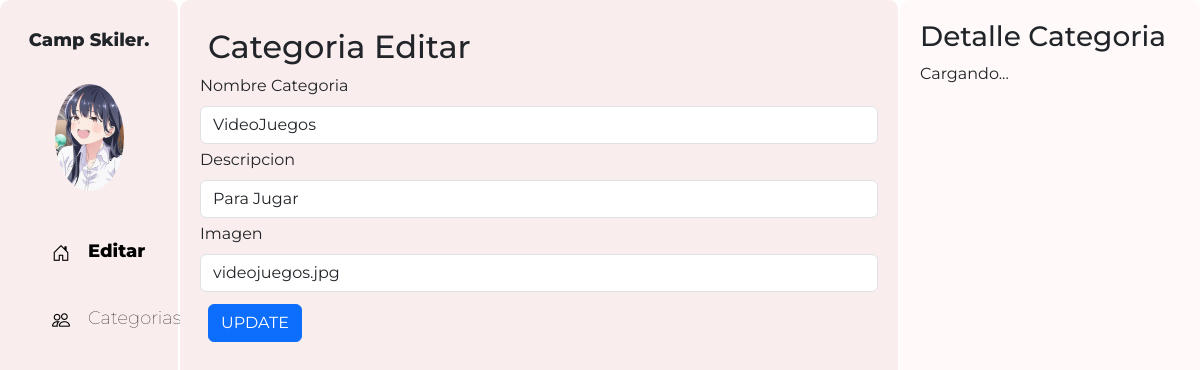
The page /CategoriasCrud/editarCategoria.php?Categoria_Id=7 on the database its author committed.
### tables this page shows
CREATE TABLE Categoria(
    Categoria_Id INTEGER PRIMARY KEY AUTO_INCREMENT,
    Categoria_Nombre VARCHAR(255) NOT NULL,
    Descripcion VARCHAR(255) NOT NULL,
    Imagen LONGBLOB NOT NULL

);

### Config/config.php (called while the page is built, shortened)
<?php
    class Categoria{
        private $Categoria_Id;
        protected $dbCnx;
        public function __construct($Categoria_Id = 0, $Categoria_Nombre = "", $Descripcion = "", $Imagen = "")
        {
            $this->Categoria_Id = $Categoria_Id;
            $this->dbCnx = new PDO(DB_TYPE.":host=".DB_HOST.";dbname=".DB_NAME, DB_USER, DB_PWD, [PDO::ATTR_DEFAULT_FETCH_MODE => PDO::FETCH_ASSOC]);
        }
        public function setCategoria_Id($Categoria_Id)
        {
            $this->Categoria_Id = $Categoria_Id;
        }
        public function selectOneCategoria()
        {
            try {
                $stm = $this-> dbCnx -> prepare("SELECT * FROM Categoria WHERE Categoria_Id=?");
                $stm -> execute([$this->Categoria_Id]);
                return $stm->fetchAll();
            } catch (Exception $e) {
                return $e->getMessage();
            }
        }
    }
?>

### CategoriasCrud/editarCategoria.php (the view, shortened to what this page needs)
<?php
require_once("../Config/config.php");
$datos = new Categoria();
$Categoria_Id = $_GET["Categoria_Id"];
$datos->setCategoria_Id($Categoria_Id);
$record = $datos->selectOneCategoria();
$val = $record[0];
?>
<!DOCTYPE html>
<html>
<head>
  <link rel="stylesheet" href="https://cdn.jsdelivr.net/npm/bootstrap-icons@1.10.5/font/bootstrap-icons.css">
  <link href="https://cdn.jsdelivr.net/npm/bootstrap@5.3.0-alpha3/dist/css/bootstrap.min.css" rel="stylesheet"
>
  <link rel="stylesheet" type="text/css" href="../css/estudiantes.css">
</head>
<body>
  <div class="contenedor">
    <div class="parte-izquierda">
      <div class="perfil">
        <h3 style="margin-bottom: 2rem;">Camp Skiler.</h3>
        <img src="../images/ana.png" alt="" class="imagenPerfil">
      </div>
      <div class="menus">
        <a href="#" style="display: flex;gap:2px;">
          <i class="bi bi-house-door"> </i>
          <h3 style="margin: 0px;font-weight: 800;">Editar</h3>
        </a>
        <a href="#" style="display: flex;gap:2px;">
          <i class="bi bi-people"></i>
          <h3 style="margin: 0px;">Categorias</h3>
        </a>
      </div>
    </div>
    <div class="parte-media">
        <h2 class="m-2">Categoria Editar</h2>
      <div class="menuTabla contenedor2">
      <form class="col d-flex flex-wrap" action=""  method="post">
              <div class="mb-1 col-12">
                <label for="Categoria_Nombre" class="form-label">Nombre Categoria</label>
                <input
                  type="text"
                  id="Categoria_Nombre"
                  name="Categoria_Nombre"
                  class="form-control"
                  value="<?php echo $val["Categoria_Nombre"];?>"
                />
              </div>
              <div class="mb-1 col-12">
                <label for="direccion" class="form-label">Descripcion</label>
                <input
                  type="text"
                  id="Descripcion"
                  name="Descripcion"
                  class="form-control"
                  value="<?php echo $val["Descripcion"];?>"
                />
              </div>
              <div class="mb-1 col-12">
                <label for="logros" class="form-label">Imagen</label>
                <input
                  type="text"
                  id="Imagen"
                  name="Imagen"
                  class="form-control"
                  value="<?php echo $val["Imagen"];?>"
                />
              </div>
              <div class=" col-12 m-2">
                <input type="submit" class="btn btn-primary" value="UPDATE" name="editar"/>
              </div>
            </form>
      </div>
    </div>
    <div class="parte-derecho " id="detalles">
      <h3>Detalle Categoria</h3>
      <p>Cargando...</p>
    </div>
  </div>
</body>
</html>

### css/estudiantes.css (style rules this page uses)
body { font-family: 'Montserrat', sans-serif; height: 100%; overflow: hidden; }
.contenedor { display: flex; flex-direction: row; height: 100vh; margin: 0; }
.contenedor2 { overflow: auto; height: calc(100vh - 100px); }
.parte-media { background-color: #faeded; width: 60%; padding: 20px; border-radius: 10px; border-right: 2px solid rgb(255, 255, 255); }
.parte-derecho { background-color: #fff9f9; width: 25%; padding: 20px; border-radius: 10px; }
.imagenPerfil { border-radius: 100%; width: 50%; height: 50%; }
.perfil { display: flex; justify-content: center; align-items: center; flex-direction: column; font-size:large; font-weight: 800; }
.perfil h3 { font-size:large; font-weight: 800; margin-top: 10px; }
a { text-decoration: none; font-weight: lighter; color: black; }
.menus { padding-left: 2rem; margin-top: 2rem; display: flex; flex-direction: column; justify-content: center; gap: 40px; }
.menus h3 { font-weight: lighter; font-size:large }
i { margin-right: 1rem; font-size: large; }
.parte-izquierda { background-color: #faeded; width: 15%; border-right: 2px solid rgb(255, 255, 255); padding: 20px; border-radius: 10px; }

### rows shown on the page
categoria: Categoria_Nombre "VideoJuegos", Descripcion "Para Jugar", Imagen "videojuegos.jpg"
